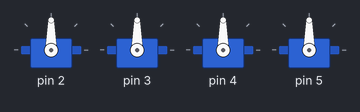
Simulated run of this sketch. Board: Arduino Uno, built with avr-gcc and run on an emulated ATmega328P. Shown: 4 × servo.

Above: at 0.1 s.
At 1.4 s:
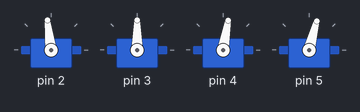
Timing chart, 0 to 2.9 s (numbered marks = the images above):
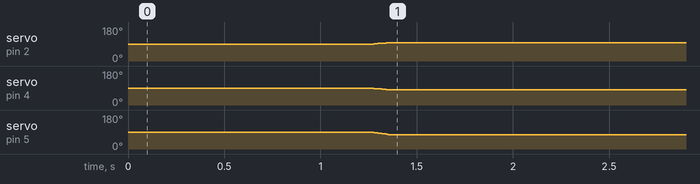

The sketch:

Calibracion.ino
```cpp
#include <Otto.h>
Otto Otto;

#define LeftLeg 2 // left leg pin, servo[0]
#define RightLeg 3 // right leg pin, servo[1]
#define LeftFoot 4 // left foot pin, servo[2]
#define RightFoot 5 // right foot pin, servo[3]
#define Buzzer 13 //buzzer pin

 void Otto_moveLegs(int T, int posLegL, int posLegR, int posFootL, int posFootR) {   int posLegs[]={ posLegL,posLegR,posFootL,posFootR };   Otto._moveServos(T,posLegs); }

void setup() {
  Otto.init(LeftLeg, RightLeg, LeftFoot, RightFoot, true, Buzzer);
Otto.home();

  Otto_moveLegs(200,90,90,90,90);
    Otto.home();
  Otto_moveLegs(100,97,90,80,75);Otto.saveTrimsOnEEPROM();

}

void loop() {

}
```
